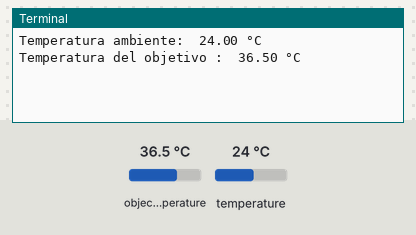
Recording of a program running on a simulated Raspberry Pi (BCM pin numbers). Parts: the last lines printed to the terminal. The test bench sets the inputs (shaded band); at power-on: object temperature 36.5 °C, temperature 24 °C.

Above: at 1.2 s.
1.3 s: object temperature set to 20 °C
At 2.6 s:
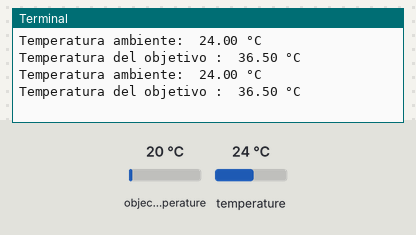
2.8 s: temperature set to 12 °C
At 3.6 s:
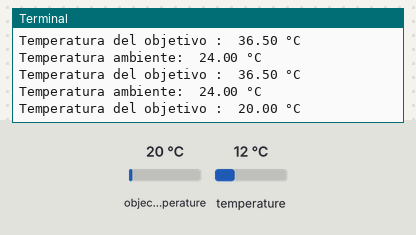
4.3 s: object temperature set to 26 °C
At 5.8 s:
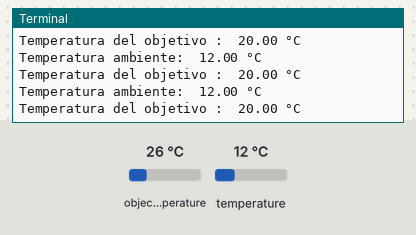
Timing chart, 0 to 7.3 s (numbered marks = the images above; inputs shaded):
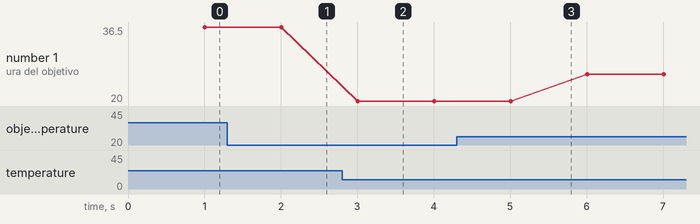

Measured:
- plotted number 1: 20 → 26 after the input at 4.3 s

The program:

temp.py
```python
import board
import busio as io
import adafruit_mlx90614 as ada
from time import sleep

while 1:

    i2c = io.I2C(board.SCL, board.SDA, frequency = 100000)
    mlx = ada.MLX90614(i2c)

    aTemp = "{:.2f}".format(mlx.ambient_temperature)
    tTemp = "{:.2f}".format(mlx.object_temperature)
    sleep(1)
    print("Temperatura ambiente: ",aTemp, "°C")
    print("Temperatura del objetivo : ",tTemp, "°C")
```
